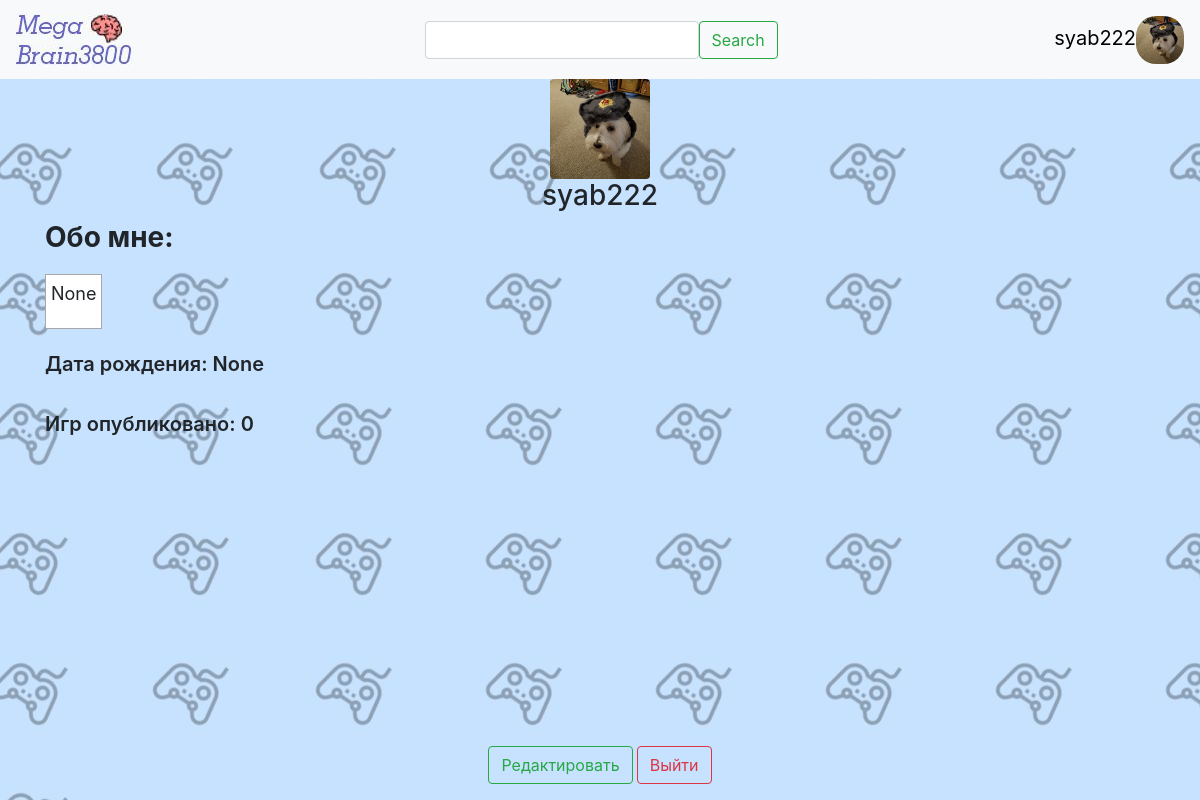
Screenshot of /profile (signed in) with the database file from the repository.
### data/users.py (models this page shows, shortened)
class User(SqlAlchemyBase, UserMixin):
    __tablename__ = 'users'
    id = sqlalchemy.Column(sqlalchemy.Integer,
                           primary_key=True, autoincrement=True)
    icon = sqlalchemy.Column(sqlalchemy.String, nullable=True)
    nickname = sqlalchemy.Column(sqlalchemy.String, nullable=True)
    email = sqlalchemy.Column(sqlalchemy.String,
                              index=True, unique=True, nullable=True)
    hashed_password = sqlalchemy.Column(sqlalchemy.String, nullable=True)
    created_date = sqlalchemy.Column(sqlalchemy.DateTime, default=datetime.datetime.now)
    about = sqlalchemy.Column(sqlalchemy.String, nullable=True)
    birthday = sqlalchemy.Column(sqlalchemy.String, nullable=True)
    games = orm.relation('Game', back_populates='user')

### main.py (the view)
@app.route('/profile')
def profile():
    search = SearchForm()
    db_sess = db_session.create_session()
    user = db_sess.query(User).filter(User.id == current_user.id).first()
    games_qty = db_sess.query(Game).filter(Game.user_id == current_user.id).all()
    return render_template('profile.html', title='Профиль', search=search, user=user, games_qty=len(games_qty))

### forms/search.py
class SearchForm(FlaskForm):
    text = StringField('')
    submit = SubmitField('Search')

### data/db_session.py (called while the page is built)
def create_session() -> Session:
    global __factory
    return __factory()

### main.py (called while the page is built)
@login_manager.user_loader
def load_user(user_id):
    db_sess = db_session.create_session()
    return db_sess.query(User).get(user_id)

### templates/profile.html
{% extends "base.html" %}
{% block content %}
    {% if user.icon %}
        <img src='{{ user.icon }}' class="rounded mx-auto d-block" width="100" height="100" id="photo" name="file">
    {% else %}
        <img src='{{ url_for("static", filename="img/user-icon.png") }}' class="rounded mx-auto d-block" width="100" height="100" id="photo" name="file">
    {% endif %}
    <div class="information">
        <h3 class='text-center'>{{ current_user.nickname }}</h3>
        <h3 style="font-weight: 700;">Обо мне:</h3>
        <div class="about">
            <p style="font-weight: normal;">{{ current_user.about }}</p>
        </div>
        <div class="birthday">
            <p>Дата рождения: {{ current_user.birthday }}</p>
        </div>
        <p class="games-qty">Игр опубликовано: {{ games_qty }}</p>
        <p class="fixed-bottom text-center">
            <a type="button" class="btn btn-outline-success" href="/edit_profile">Редактировать</a>
            <a type="button" class="btn btn-outline-danger" href="/logout">Выйти</a>
        </p>
    </div>
{% endblock %}

### templates/base.html (shortened to what this page needs)
<!doctype html>
<html lang="en">
<head>
    <link rel="stylesheet"
          href="https://stackpath.bootstrapcdn.com/bootstrap/4.4.1/css/bootstrap.min.css"
>
    <link href="{{ url_for('static', filename='css/style.css') }}" rel="stylesheet" type="text/css">
</head>
<body bgcolor='#c7e2ff'>
<header>
    <nav class="navbar navbar-light bg-light">
        <a class="navbar-brand" href="/"><img src="../static/img/logo.jpg" alt=""></a>
        <form class="row align-items-center" action="" method="post">
            <span>{{ search.text(class='form-control') }}</span>
            {{ search.submit(class="btn btn-outline-success", type='submit') }}
        </form>
        {% if current_user.is_authenticated: %}
            {% if current_user.icon %}
                <div class="profile">
                    <img src='{{ current_user.icon }}' width="48" height="48" style="float: right; border-radius: 20px;" class="icon">
                    <a class='user-name' style="display: flex; text-decoration: none; color: #000; font-size: 20px; justify-content: center; margin-top: 7px; margin-right: 7px;" href="/profile">{{ current_user.nickname }}</a>
                </div>
            {% endif %}
        {% else %}
            <p>
            <a class="btn btn-outline-secondary" href="/register">Registration</a>
            <a class="btn btn-outline-secondary " href="/login">Log in</a>
        </p>
        {% endif %}
    </nav>
</header>
<main role="main" class="container">
    {% block content %}{% endblock %}
</main>
</body>
</html>

### static/css/style.css (style rules this page uses)
body { background-color: #c7e2ff; background-image: url('../img/background.jpg'); }
.information { font-weight: 600; }
.about { margin-top: 20px; border: 1px solid rgb(168, 168, 168); background-color: rgb(255, 255, 255); width: max-content; font-size: 18px; padding: 5px; }
.birthday { font-size: 20px; margin-top: 20px; }
.games-qty { margin-top: 30px; font-size: 20px; }

### rows the page displays
User: icon (picture), nickname "syab222", about "None", birthday "None"

### other values shown
{{ games_qty }} "0"
